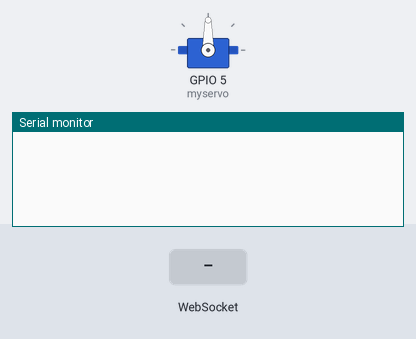
Simulated run of this sketch. Board: ESP8266 (Wemos D1 mini). Shown: servo, the last lines printed to the serial monitor. Inputs (shaded band) come from the test bench. WiFi joins after 1.5 s; servers stay silent unless stated; uploads are accepted with an empty reply; the local clock reads 2024-03-15 10:24:30 at power-on unless the sketch sets it; not simulated (calls return 0 or success): Secrets.h.

Above: at 2.7 s.
2.8 s: WebSocket text "C\"" received
At 5.5 s:
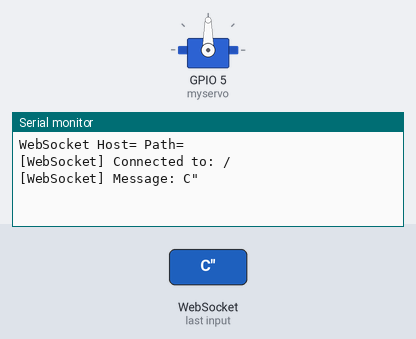
5.8 s: WebSocket text "message\"" received
At 7.2 s:
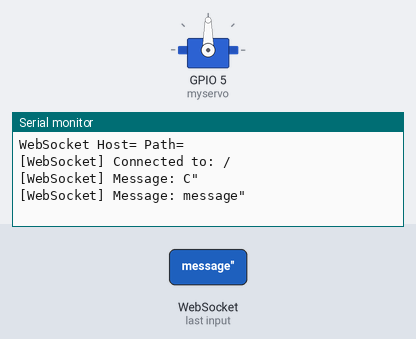

The sketch:

slackwobbler-2020-insecure.ino
```cpp
// (licence header left out)
#include <Arduino.h>

#include <ESP8266WiFi.h>
#include <ESP8266WiFiMulti.h>
#include <ESP8266HTTPClient.h>

// this is https://github.com/Links2004/arduinoWebSockets - Marcus Sadler
#include <WebSocketsClient.h>
#include <WebSockets.h>
#include <ArduinoJson.h>

#include <WiFiClientSecure.h>

#define WORD_SEPERATORS "., \"'()[]<>;:-+&?!\n\t"

#include "Secrets.h"
 /**

 ---------------------------------------
 *  Secrets.h contains the following:  *
 ---------------------------------------

#define SLACK_BOT_TOKEN "slackbottokenhere" // Get token by creating new bot integration at https://my.slack.com/services/new/bot
#define WIFI_SSID       "wifinetworkname"
#define WIFI_PASSWORD   "wifipassword"

 */

// set to true for dev or debugging
#define DEBUG_SERIAL_PRINT true

ESP8266WiFiMulti WiFiMulti;
WebSocketsClient webSocket;

unsigned long nextCmdId = 1UL; // signed longs overflow to a large negative value, which isn't what we want. Even though it would probably take 13 years :P
bool connected = false;

//servo stuff
#include <Servo.h>

Servo myservo;  // create servo object to control a servo

int pos = 0;    // variable to store the servo position


/**
  Sends a ping message to Slack. Call this function immediately after establishing
  the WebSocket connection, and then every 5 seconds to keep the connection alive.
*/
void sendPing() {
  char nxtCmd[10]; // unsigned long is max ten char in base 10 representation (4,294,967,295)
  ultoa(nextCmdId, nxtCmd, 10); // converts unsigned long into chars. last param is "base", as in decimal (base 10) number, binary (base 2), hex (base 16), etc
  nextCmdId++;
  String json = "{\"type\":\"ping\",\"id\":" + String(nxtCmd) + "}"; // hand writing serialized json because it was easier than creating an object, adding the properties and values, then serializing it
  webSocket.sendTXT(json);
}

/**
  Sends a text message to a particular slackChannel
 */
void respond(const char* slackChannel, String txtMsg) {
    char nxtCmd[10]; // nextCmdId is an "unsigned long", max value 4,294,967,295 which is 10 chars
    ultoa(nextCmdId, nxtCmd, 10); // convert from unsigned long to chars
    String json = "{\"type\":\"message\",\"id\":" + String(nxtCmd) + ",\"channel\":\"" + String(slackChannel) + "\",\"text\":\"" + txtMsg + "\"}"; // hand write serialized json, even tho we have a json lib
    webSocket.sendTXT(json);
    nextCmdId++;
}

/**
  Deserialize response and get the channel, type, and text
  If text starts and ends with the magic words, do stuff
*/
void processSlackMessage(char *payload) {

  DynamicJsonDocument doc(1024);
  deserializeJson(doc, payload);
  const char* slackChannel = doc["channel"];
  const char* type = doc["type"];
  const char* message = doc["text"];
  String tt = String( type );
  String chanString = String(slackChannel);

  bool publicChan = chanString.startsWith("C");
  // https://stackoverflow.com/questions/41111227/how-can-a-slack-bot-detect-a-direct-message-vs-a-message-in-a-channel

  if(tt == "message") {
    Serial.println("ok");
    char *nextWord = NULL;
    for (nextWord = strtok((char *)  message, WORD_SEPERATORS); nextWord; nextWord = strtok(NULL, WORD_SEPERATORS)) {
        //Serial.println(nextWord);
        if (strcasecmp(nextWord, "iain") == 0 ||
            strcasecmp(nextWord, "@here") == 0) {
        Serial.println("match!!!");
        myservo.write(0);
        delay(200);
        myservo.write(180);
        delay(200);
        myservo.write(0);
        delay(200);
        myservo.write(180);
        delay(200);
        myservo.write(0);
      }
    }
  }

/*
  if ( !publicChan && String(type) == "message" ) {
    // its a direct message
    if ( txt.startsWith("open") && txt.endsWith("sesame") ) {
        respond(slackChannel, SUCCESS_RESP_MSG);
        toggleRelay();
    } else {
        respond(slackChannel, FAIL_RESP_MSG);
    }
  }
*/
}

/**
  Called on each web socket event. Handles disconnection, and also
  incoming messages from slack.
*/
void webSocketEvent(WStype_t type, uint8_t *payload, size_t len) {
  switch (type) {
    case WStype_DISCONNECTED:
      if (DEBUG_SERIAL_PRINT) {
        Serial.printf("[WebSocket] Disconnected :-( \n");
      }
      connected = false;
      break;

    case WStype_CONNECTED:
      if (DEBUG_SERIAL_PRINT) {
        Serial.printf("[WebSocket] Connected to: %s\n", payload);
      }
      sendPing();
      break;

    case WStype_TEXT:
      if (DEBUG_SERIAL_PRINT) {
        Serial.printf("[WebSocket] Message: %s\n", payload);
      }
      processSlackMessage((char*)payload);
      break;
  }
}

/**
  Establishes a bot connection to Slack:
  1. Performs a REST call to get the WebSocket URL
  2. Conencts the WebSocket
  Returns true if the connection was established successfully.
*/
bool connectToSlack() {

  // Step 1: Find WebSocket address via RTM API (https://api.slack.com/methods/rtm.connect)
  //BearSSL::WiFiClientSecure httpsClient;
  WiFiClientSecure httpsClient;

  httpsClient.setTimeout(15000); // 15 Seconds
  httpsClient.setInsecure();

  HTTPClient http;
  http.begin(httpsClient,"https://slack.com/api/rtm.connect?token=" SLACK_BOT_TOKEN);
  int httpCode = http.GET();

  if (httpCode != HTTP_CODE_OK) {
    if (DEBUG_SERIAL_PRINT) {
      Serial.printf("HTTP GET failed with code %d\n", httpCode);
    }
    if (httpCode == 429) {
      /**
        the RTM API can only be called once per minute! So if it didn't work the first time, we'll just wait 60 seconds.
        It would be better to parse the "Retry-After" header, as it is probably somewhat < 60 seconds
       */
      if (DEBUG_SERIAL_PRINT) {
        Serial.printf("[Warn] Rate limited, waiting the max (60 secs) rather than parsing the header");
      }
      delay(60000);
    }
    return false;
  }
  WiFiClient *client = http.getStreamPtr();

  client->find("wss:\\/\\/");

  String host = client->readStringUntil('\\');
  String path = client->readStringUntil('"');

  path.replace("\\/", "/");

  // Step 2: Open WebSocket connection and register event handler
  if (DEBUG_SERIAL_PRINT) {
    Serial.println("WebSocket Host=" + host + " Path=" + path);
  }
  //webSocket.beginSSL(host.c_str(), 443, path.c_str());
  webSocket.beginSSL(host.c_str(), 443, path.c_str());

  webSocket.onEvent(webSocketEvent);
  return true;

}

unsigned long connectAndPing( unsigned long lastPing ) {

  /**
    Establishes a connection to slack and then pings every 5 seconds to keep the connection active
    Returns unsigned long lastPing
   */

  if (connected) {
    // Send ping every 5 seconds, to keep the connection alive
    if (millis() - lastPing > 5000) {
      sendPing();
      lastPing = millis();
    }
  } else {
    // Try to connect / reconnect to slack
    connected = connectToSlack();
    if (!connected) {
      delay(500);
    }
  }
  return lastPing;

}

void setup() {

  if (DEBUG_SERIAL_PRINT) {
    Serial.begin(115200);
    Serial.setDebugOutput(true);
  }

  //wemos D1 pinout: https://escapequotes.net/esp8266-wemos-d1-mini-pins-and-diagram/
  // we are using IO5 -> D1
  myservo.attach(5);

  WiFiMulti.addAP(WIFI_SSID, WIFI_PASSWORD);
  while (WiFiMulti.run() != WL_CONNECTED) {
    delay(100);
  }
  configTime(3 * 3600, 0, "pool.ntp.org", "time.nist.gov");

}

unsigned long lastPing = 0;

void loop() {

  webSocket.loop();
  lastPing = connectAndPing( lastPing );

}
```

Measured:
- after the input at 2.8 s, the serial monitor: prints a new line after 1.9 s (image 1)
- after the input at 5.8 s, the serial monitor: prints a new line at once (image 2)
